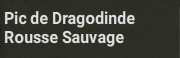
#> input picture img/name.png, 180 x 58 px; its folder holds only this picture in this run
$ python -i preprocess_img.py   (imports and definitions only)
#> lines starting #> are read from the running program, lines starting #| are printed output that depends on the picture; after the words box and inside, x2 and y2 are one past the last pixel; in counts of white or black regions, pixels touching at a corner belong together
import cv2
import numpy as np
import pytesseract
from PIL import Image
import global_var

def preprocess_image_nbr(img_path):
#> called with img_path = 'img/name.png'
        img = cv2.imread(img_path)
#> img is the input picture: shape (58, 180, 3); mean B, G, R 61.6, 69.5, 67.3
        gray = cv2.cvtColor(img, cv2.COLOR_BGR2GRAY)
        gray = cv2.threshold(gray, 0, 255, cv2.THRESH_BINARY | cv2.THRESH_OTSU)[1]
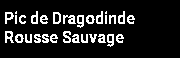
#> gray: shape (58, 180); 12.6% white in thin lines or dots, all inside (x1, y1, x2, y2) = (5, 11, 135, 47)
        _, thresh = cv2.threshold(gray, 0, 255, cv2.THRESH_BINARY + cv2.THRESH_OTSU)
        kernel = np.ones((1, 1), np.uint8)
        eroded = cv2.erode(thresh, kernel, iterations=1)
        resized = cv2.resize(eroded, None, fx=2, fy=2, interpolation=cv2.INTER_LINEAR)
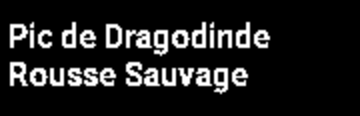
#> resized: shape (116, 360); min 0, max 255, mean 32.2
        return resized

def preprocess_image_txt(img_path):
    img = cv2.imread(img_path)
    return img

>>> result = preprocess_image_nbr('img/name.png')
